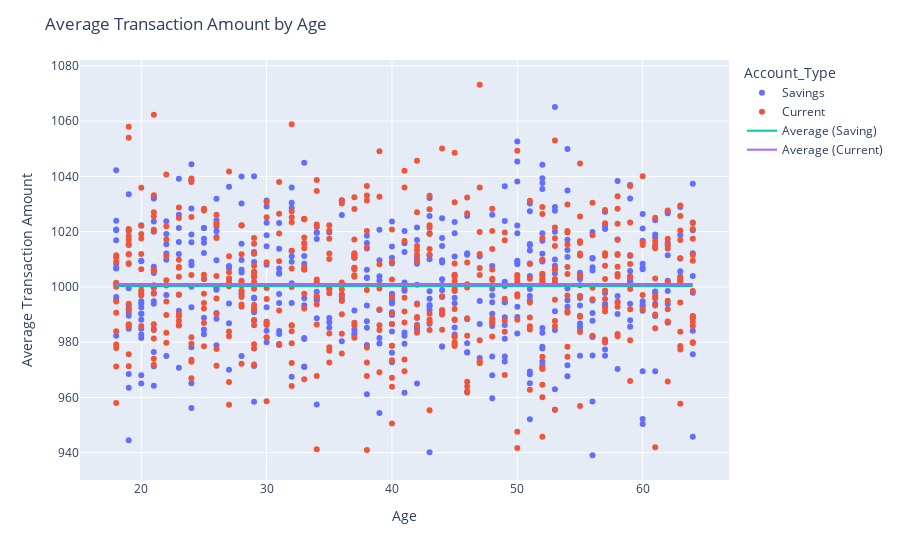

The code cell stored with this chart in its notebook:
### Markdown cell above
**Average transaction amount by age**

### Code cell
fig = px.scatter(df, x='Age', y='Average_Transaction_Amount', color='Account_Type')

fig.update_layout(
    title='Average Transaction Amount by Age',
    xaxis_title='Age',
    yaxis_title='Average Transaction Amount'
)

# Calculate the average transaction amount for each account type
average_saving = df[df['Account_Type'] == 'Savings']['Average_Transaction_Amount'].mean()
average_current = df[df['Account_Type'] == 'Current']['Average_Transaction_Amount'].mean()

# Add separate line traces for each average amount
fig.add_trace(go.Scatter(
    x=df[df['Account_Type'] == 'Savings']['Age'],
    y=[average_saving] * len(df[df['Account_Type'] == 'Savings']),
    mode='lines',
    name='Average (Saving)',
    line=dict(width=2)
))

fig.add_trace(go.Scatter(
    x=df[df['Account_Type'] == 'Current']['Age'],
    y=[average_current] * len(df[df['Account_Type'] == 'Current']),
    mode='lines',
    name='Average (Current)',
    line=dict(width=2)
))

fig.show()

### Figure 1 — Plotly figure (JSON) as saved in the notebook; plotly's stock layout.template omitted (floating-point values rounded to 4 significant figures; data arrays with more than 128 entries replaced by an {"elided": "..."} marker saying what was removed)
{"data": [{"hovertemplate": "Account_Type=Savings<br>Age=%{x}<br>Average_Transaction_Amount=%{y}<extra></extra>", "legendgroup": "Savings", "marker": {"color": "#636efa", "symbol": "circle"}, "mode": "markers", "name": "Savings", "orientation": "v", "showlegend": true, "type": "scatter", "x": {"elided": "484 int values"}, "xaxis": "x", "y": {"elided": "484 float values"}, "yaxis": "y"}, {"hovertemplate": "Account_Type=Current<br>Age=%{x}<br>Average_Transaction_Amount=%{y}<extra></extra>", "legendgroup": "Current", "marker": {"color": "#EF553B", "symbol": "circle"}, "mode": "markers", "name": "Current", "orientation": "v", "showlegend": true, "type": "scatter", "x": {"elided": "516 int values"}, "xaxis": "x", "y": {"elided": "516 float values"}, "yaxis": "y"}, {"line": {"width": 2}, "mode": "lines", "name": "Average (Saving)", "type": "scatter", "x": {"elided": "484 int values"}, "y": {"elided": "484 float values"}}, {"line": {"width": 2}, "mode": "lines", "name": "Average (Current)", "type": "scatter", "x": {"elided": "516 int values"}, "y": {"elided": "516 float values"}}], "layout": {"legend": {"title": {"text": "Account_Type"}, "tracegroupgap": 0}, "margin": {"t": 60}, "title": {"text": "Average Transaction Amount by Age"}, "xaxis": {"anchor": "y", "domain": [0, 1], "title": {"text": "Age"}}, "yaxis": {"anchor": "x", "domain": [0, 1], "title": {"text": "Average Transaction Amount"}}}}
